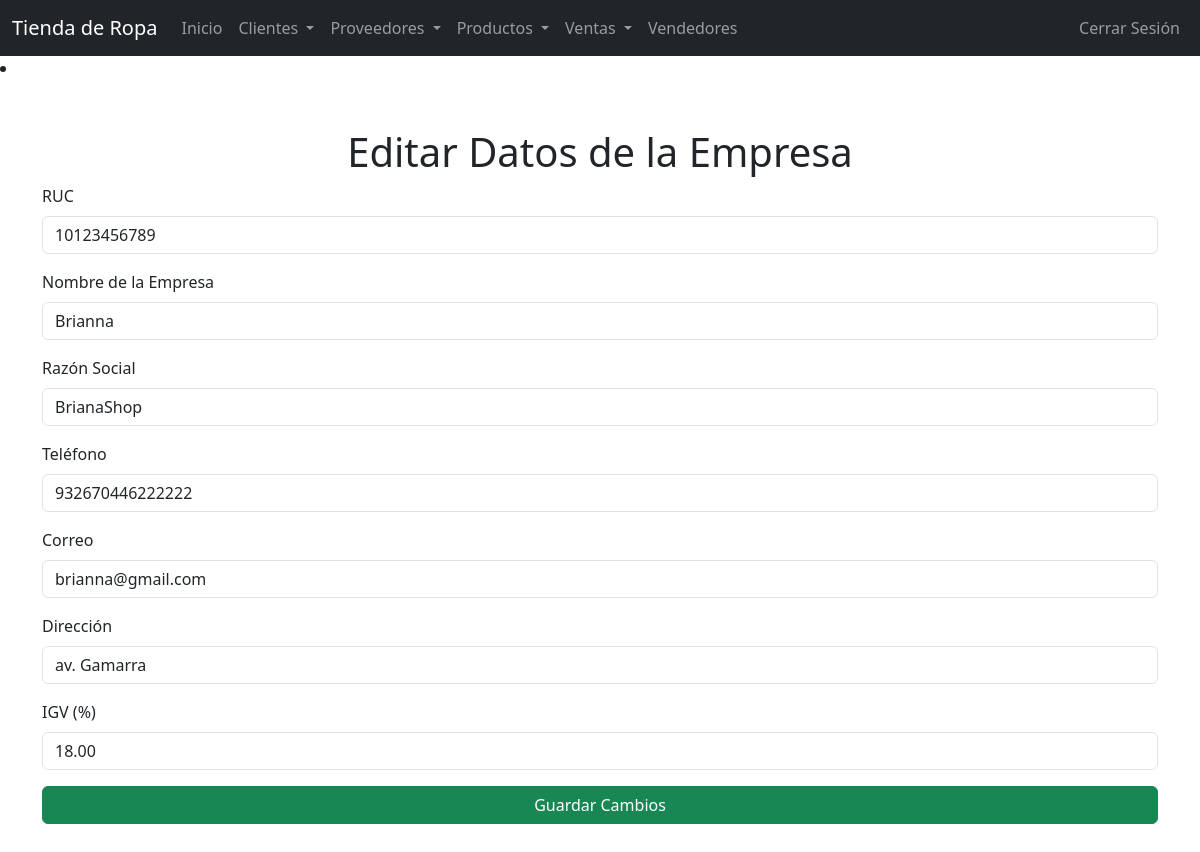
The app's page /editar_empresa.php (signed in) with its own data.
### tables this page shows
CREATE TABLE `datos_empresa` (
  `id` int(11) NOT NULL,
  `ruc` varchar(11) NOT NULL,
  `nombre_empresa` varchar(100) NOT NULL,
  `razon_social` varchar(100) NOT NULL,
  `telefono` varchar(15) NOT NULL,
  `correo` varchar(100) NOT NULL,
  `direccion` varchar(255) NOT NULL,
  `igv` decimal(5,2) NOT NULL DEFAULT 18.00
);

### editar_empresa.php (the view, shortened to what this page needs)
<?php
include 'config.php';
$stmt = $conn->query("SELECT * FROM datos_empresa LIMIT 1");
$empresa = $stmt->fetch(PDO::FETCH_ASSOC);
?>
<!DOCTYPE html>
<html lang="es">
<head>
    <link href="https://cdn.jsdelivr.net/npm/bootstrap@5.3.0-alpha3/dist/css/bootstrap.min.css" rel="stylesheet">
</head>
<body>
    <?php include 'navbar.php'; ?>
    <div class="container my-5">
        <h1 class="text-center">Editar Datos de la Empresa</h1>
        <form method="POST" action="">
            <div class="mb-3">
                <label for="ruc" class="form-label">RUC</label>
                <input type="text" name="ruc" id="ruc" class="form-control" value="<?= htmlspecialchars($empresa['ruc']) ?>" required>
            </div>
            <div class="mb-3">
                <label for="nombre_empresa" class="form-label">Nombre de la Empresa</label>
                <input type="text" name="nombre_empresa" id="nombre_empresa" class="form-control" value="<?= htmlspecialchars($empresa['nombre_empresa']) ?>" required>
            </div>
            <div class="mb-3">
                <label for="razon_social" class="form-label">Razón Social</label>
                <input type="text" name="razon_social" id="razon_social" class="form-control" value="<?= htmlspecialchars($empresa['razon_social']) ?>" required>
            </div>
            <div class="mb-3">
                <label for="telefono" class="form-label">Teléfono</label>
                <input type="text" name="telefono" id="telefono" class="form-control" value="<?= htmlspecialchars($empresa['telefono']) ?>" required>
            </div>
            <div class="mb-3">
                <label for="correo" class="form-label">Correo</label>
                <input type="email" name="correo" id="correo" class="form-control" value="<?= htmlspecialchars($empresa['correo']) ?>" required>
            </div>
            <div class="mb-3">
                <label for="direccion" class="form-label">Dirección</label>
                <input type="text" name="direccion" id="direccion" class="form-control" value="<?= htmlspecialchars($empresa['direccion']) ?>" required>
            </div>
            <div class="mb-3">
                <label for="igv" class="form-label">IGV (%)</label>
                <input type="number" name="igv" id="igv" class="form-control" value="<?= htmlspecialchars($empresa['igv']) ?>" step="0.01" required>
            </div>
            <button type="submit" class="btn btn-success w-100">Guardar Cambios</button>
        </form>
    </div>
</body>
</html>

### records on screen
datos_empresa: ruc "10123456789", nombre_empresa "Brianna", razon_social "BrianaShop", telefono "932670446222222", correo "brianna@gmail.com", direccion "av. Gamarra", igv "18.00"
